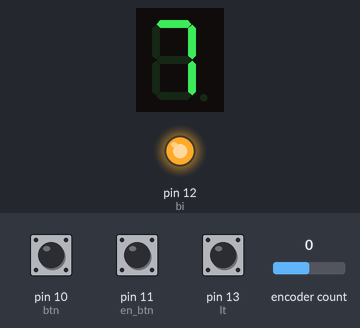
Bench run of a sketch on a simulated Arduino Uno, built with avr-gcc and run on an emulated ATmega328P. On the bench: 1-digit seven-segment display, output pins drawn as LEDs (lit = HIGH). Wiring (inferred from the names in the program): 1-digit 7-segment display, segments lit when LOW: segments pin 2, pin 3, pin 4, pin 5, pin 6, pin 7, pin 8, pin 9. The test bench sets the inputs (shaded band); at power-on: pin 11 (en_btn) HIGH, encoder count 0, pin 10 (btn) HIGH, pin 13 (lt) HIGH. The segment pins are drawn as the display they are named for; pins used as bus, display or sensor lines are not drawn.

Above: at 1.2 s.
1.3 s: pin 11 (en_btn) pulled LOW for 0.15 s
At 2.4 s:
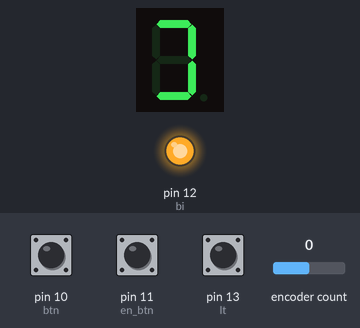
2.9 s: encoder count set to 1
At 3.05 s:
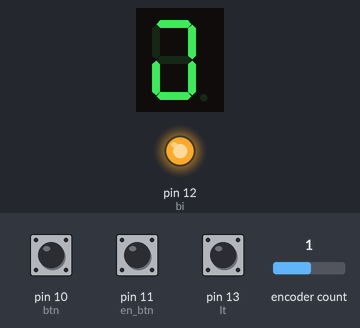
At 4.05 s:
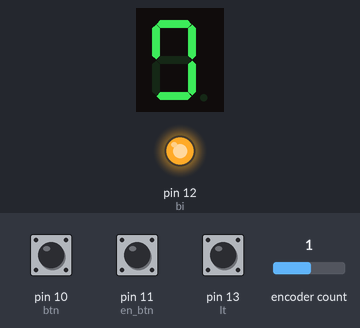
5.9 s: encoder count set to 5
8.9 s: pin 10 (btn) pulled LOW for 1 s
At 10.07 s:
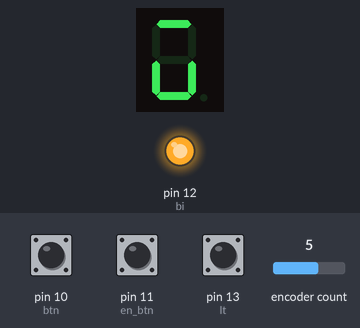

Measured:
- after the input at 1.3 s, the display: first changes at once (image 1 shows a later state)
- after the input at 2.9 s, the display: changes at once (image 2)

The sketch:

SimInterfaceHDGv2.ino
```cpp
//Sample using LiquidCrystal library
//#include <LiquidCrystal.h>
#include <TimerOne.h>
#include <ClickEncoder.h>
//#include <Encoder.h>
/*******************************************************

This program will test the LCD panel and the buttons
Mark Bramwell, July 2010

********************************************************/
// select the pins used on the LCD panel
//LiquidCrystal lcd(8, 9, 4, 5, 6, 7);
//Encoder enc(A0,A1);
ClickEncoder *encoder;

bool led_state=HIGH;

//int pins[3][4]={{0,1,2,3},{4,5,6,7},{8,9,10,11}};
int pins[4]={2,3,4,5};
int bit_id[3]={6,7,8};
float dis_value=888;
const int led_pin=9;
const int btn=10;
const int en_btn=11;
const int bi=12;
const int lt=13;
float vs=0;
int hdg_sel=0;
int alt_sel=0;
int spd_sel=0;
 int counter = 0;
 int currentStateCLK;
 int previousStateCLK;

int16_t last, value;

void timerIsr() {
  encoder->service();
}

void getDataFromFS2020(void);

void toggle_led(void)
{
  if(led_state==LOW)
  {
    led_state=HIGH;
    digitalWrite(led_pin, led_state);
  }
  else
  {
    led_state=LOW;
    analogWrite(led_pin, 100);
  }

}
void set_led(void)
{
  analogWrite(led_pin, 100);
}
void set_led_state(void)
{
  digitalWrite(led_pin, led_state);
}
void set_dis_single(int _id, int _value)
{
  digitalWrite(bit_id[_id], LOW);
  for(int i=0;i<4;i++)
  {
    bool state=bitRead(_value, i);
    digitalWrite(pins[i],state);
  }
  delay(20);
  digitalWrite(bit_id[_id], HIGH);
}
void set_dis(int _value)
{
  int value1[3]={0,0,0};
   value1[2]=_value/100;
   value1[1]=(_value-value1[2]*100)/10;
   value1[0]=_value-value1[2]*100-value1[1]*10;
  for(int i=0;i<3;i++)
  {
    set_dis_single(i,value1[i]);
  }
}

void setup()
{
  Serial.begin(9600);
  encoder = new ClickEncoder(A0, A1, 11);
  Timer1.initialize(1000);
  Timer1.attachInterrupt(timerIsr);

  last = -1;

  pinMode(led_pin, OUTPUT);
  pinMode(bi, OUTPUT);
  for(int i=2;i<10;i++)
  {
    pinMode(i, OUTPUT);
  }
  pinMode(btn, INPUT_PULLUP);
  pinMode(en_btn, INPUT_PULLUP);
 pinMode(lt, INPUT);
//  set_dis(dis_value);
  digitalWrite(led_pin, led_state);
  digitalWrite(bi, HIGH);
}

long oldPosition  = -999;
int dis_value_old=0;
void loop()
{
  value = encoder->getValue();
//  long newPosition = enc.read();
//  if (newPosition != oldPosition) {
//    long poserr=newPosition-oldPosition;
//    oldPosition = newPosition;
    dis_value+=float(value)/2;
//    Serial.println(dis_value);
//    Serial.println(newPosition);
//  }

//  getDataFromFS2020();

  if(digitalRead(lt)==LOW)
  {
    set_led();
  }
  else
  {
    set_led_state();
  }

  if(digitalRead(en_btn)==LOW)
  {
    dis_value=0;
  }
  if(digitalRead(btn)==LOW)
  {
    toggle_led();
    delay(200);
  }
  dis_value=max(min(dis_value,999),0);
  if(dis_value != dis_value_old)
  {
    set_dis(int(dis_value));
  }
  dis_value_old=dis_value;
}

void getDataFromFS2020() {
  //Declaration of variables to store the incoming data
  String input = "@"; //General input buffer
  int value;  //Value memory
  int index;  //Index memory
 if (Serial.available() > 0) {
    Serial.readStringUntil('@'); //Look out for first Indicator
    input += Serial.readStringUntil('/') + "/"; //read the ID
    index = Serial.readStringUntil('=').toInt();

    if (input.indexOf("@763/") != -1) { //Check for Vertical Speed ID
      vs = Serial.readStringUntil('$').toInt();  //Saves the value as int to "value" Variable for later use

      //Do something with the values...
      //like displaying or sending something
      //Or include a function like:
      //void refreshStepperMotorPosition(int value)

    }

        if (input.indexOf("@86/") != -1) { //Check for Vertical Speed ID
      hdg_sel = Serial.readStringUntil('$').toInt();  //Saves the value as int to "value" Variable for later use

      //Do something with the values...
      //like displaying or sending something
      //Or include a function like:
      //void refreshStepperMotorPosition(int value)

    }
//    if (input.indexOf("@90/") != -1) { //Check for AP Master ID -> Gives Bool Value
//      value = Serial.readStringUntil('$').toInt();  //Saves the value as int to "value" Variable for later use
//
//      if (value == 1) {
//        //do something
//        Serial.print("@465/1$"); //Turns landing lights on when AP is on
//      } else {
//        //do something else
//        Serial.print("@465/0$"); //Turns landing lights on when AP is off
//      }
//    }
  }
}
```
